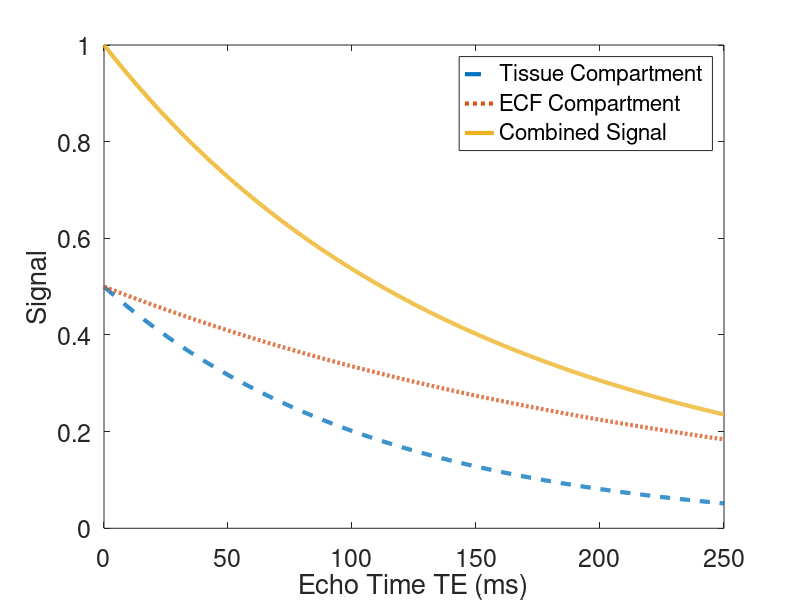

The MATLAB source for this figure:
% xBiexponential.m

% plot a biexponential decay function
R2t = 1/0.11;
R2e = 1/0.25;
theta = 0.5;

TE = linspace(0,0.250,1000);

P1 = (1-theta).*exp(-TE.*R2t);
P2 = theta*exp(-TE.*R2e);
Pb = P1 + P2;

figure();
set(gcf,'WindowStyle','docked');
hold on; box on;

plot(1000*TE,P1,'--','LineWidth',3);
plot(1000*TE,P2,':', 'LineWidth',3);
plot(1000*TE,Pb,'-', 'LineWidth',3);

set(gca,'FontSize',18);

xlabel('Echo Time TE (ms)');
ylabel('Signal');

legend('Tissue Compartment','ECF Compartment','Combined Signal');
